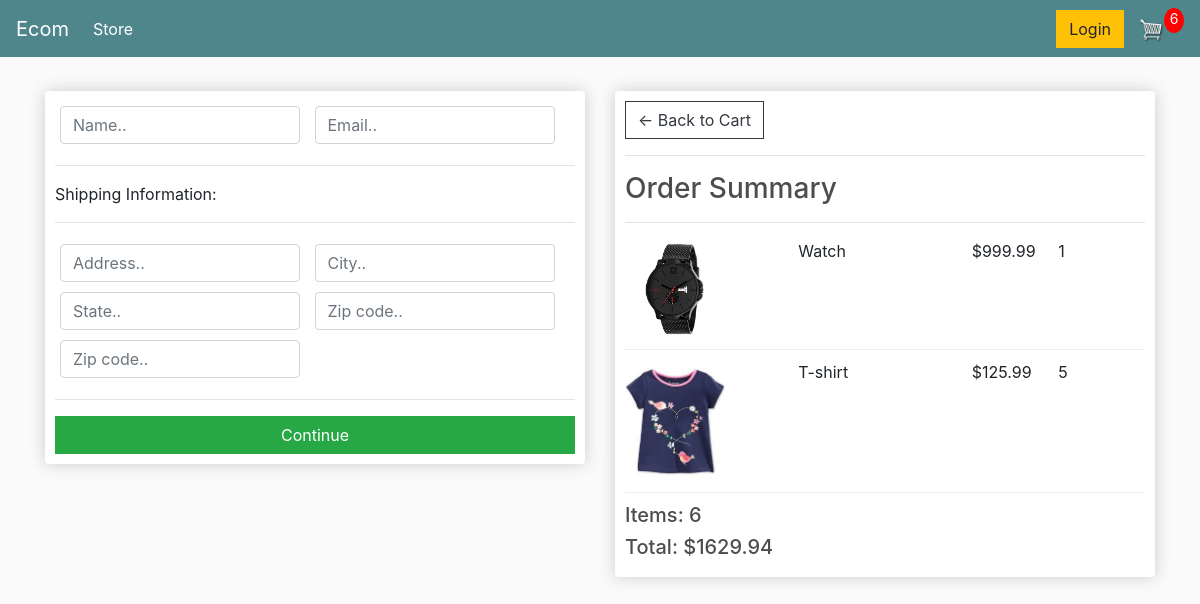
Screenshot of /checkout/ (signed in) with the database file from the repository.
### store/models.py (models this page shows, shortened)
class OrderItem(models.Model):
    product = models.ForeignKey(Product, on_delete=models.SET_NULL, blank=True, null=True)
    order = models.ForeignKey(Order, on_delete=models.SET_NULL,  blank=True, null=True)
    quantity = models.IntegerField(default=0, null=True, blank=True)
    date_added = models.DateTimeField(auto_now_add=True)
    @property
    def get_total(self):
        total = self.product.price * self.quantity
        return total

class Product(models.Model):
    name = models.CharField(max_length=200, null=True)
    price = models.FloatField()
    digital = models.BooleanField(default=False, null=True, blank=False)
    image = models.ImageField(null=True, blank=True)
    @property
    def imageURL(self):
        try:
            url = self.image.url
        except:
            url = ''
        return url

class Order(models.Model):
    customer = models.ForeignKey(Customer, on_delete=models.SET_NULL, blank=True, null=True)
    date_ordered = models.DateTimeField(auto_now_add=True)
    complete = models.BooleanField(default=False, null=True, blank=False)
    transaction_id = models.CharField(max_length=200, null=True)
    @property
    def get_cart_total(self):
        orderitems = self.orderitem_set.all()
        total = sum([item.get_total for item in orderitems])
        return total
    @property
    def get_cart_items(self):
        orderitems = self.orderitem_set.all()
        total = sum([item.quantity for item in orderitems])
        return total

### store/views.py (the view)
# urls.py: path('checkout/', views.checkout, name='checkout'),
def checkout(request):
    if request.user.is_authenticated:
        try:
            customer = request.user.customer
            order = Order.objects.get(customer=customer, complete=False)
            items = order.orderitem_set.all()
            cartItems = order.get_cart_items
        except Exception as e:
            items = []
    else:
        items = []
        order = {'get_cart_total':0, 'get_cart_items':0}
        cartItems = order.get_cart_items
    context = {'items':items, 'order':order, 'cartItems':cartItems}
    return render(request, 'store/checkout.html', context)

### store/templates/store/checkout.html (shortened to what this page needs)
{% extends 'store/main.html' %}
{% load static %}
{% block content %}
     <div class="row">
		<div class="col-lg-6">
			<div class="box-element" id="form-wrapper">
				<form id="form">
					<div id="user-info">
						<div class="form-field">
							<input required class="form-control" type="text" name="name" placeholder="Name..">
						</div>
						<div class="form-field">
							<input required class="form-control" type="email" name="email" placeholder="Email..">
						</div>
					</div>
					<div id="shipping-info">
						<hr>
						<p>Shipping Information:</p>
						<hr>
						<div class="form-field">
							<input class="form-control" type="text" name="address" placeholder="Address..">
						</div>
						<div class="form-field">
							<input class="form-control" type="text" name="city" placeholder="City..">
						</div>
						<div class="form-field">
							<input class="form-control" type="text" name="state" placeholder="State..">
						</div>
						<div class="form-field">
							<input class="form-control" type="text" name="zipcode" placeholder="Zip code..">
						</div>
						<div class="form-field">
							<input class="form-control" type="text" name="country" placeholder="Zip code..">
						</div>
					</div>
					<hr>
					<input id="form-button" class="btn btn-success btn-block" type="submit" value="Continue">
				</form>
			</div>
			<br>
		</div>
		<div class="col-lg-6">
			<div class="box-element">
				<a  class="btn btn-outline-dark" href="{% url 'cart' %}">&#x2190; Back to Cart</a>
				<hr>
				<h3>Order Summary</h3>
				<hr>
				{% for item in items %}
				<div class="cart-row">
					<div style="flex:2"><img class="row-image" src="{{item.product.imageURL}}"></div>
					<div style="flex:2"><p>{{item.product.name}}</p></div>
					<div style="flex:1"><p>${{item.product.price}}</p></div>
					<div style="flex:1"><p>{{item.quantity}}</p></div>
				</div>
				{% endfor %}
				<h5>Items:   {{order.get_cart_items}}</h5>
				<h5>Total:   ${{order.get_cart_total|floatformat:2}}</h5>
			</div>
		</div>
	</div>
{% endblock content %}

### static/css/main.css (style rules this page uses)
body { background-color: hsl(0, 0%, 98%); }
h1,h2,h3,h4,h5,h6 { color:hsl(0, 0%, 30%); }
.box-element { box-shadow:hsl(0, 0%, 80%) 0 0 16px; background-color: #fff; border-radius: 4px; padding: 10px; }
.col-lg-4, .col-lg-6, .col-lg-8, .col-lg-12 { margin-top: 10px; }
.btn { border-radius: 0; }
.row-image { width: 100px; }
.form-field { width:250px; display: inline-block; padding: 5px; }
.cart-row { display: flex; align-items: flex-stretch; padding-bottom: 10px; margin-bottom: 10px; border-bottom: 1px solid #ececec; }

### rows the page displays
OrderItem: product.imageURL (picture), product.name "Watch", product.price "999.99", quantity "1"
OrderItem: product.imageURL (picture), product.name "T-shirt", product.price "125.99", quantity "5"
Order: get_cart_items "6", get_cart_total "1629.94"

### other values shown
{{ cartItems }} "6"
